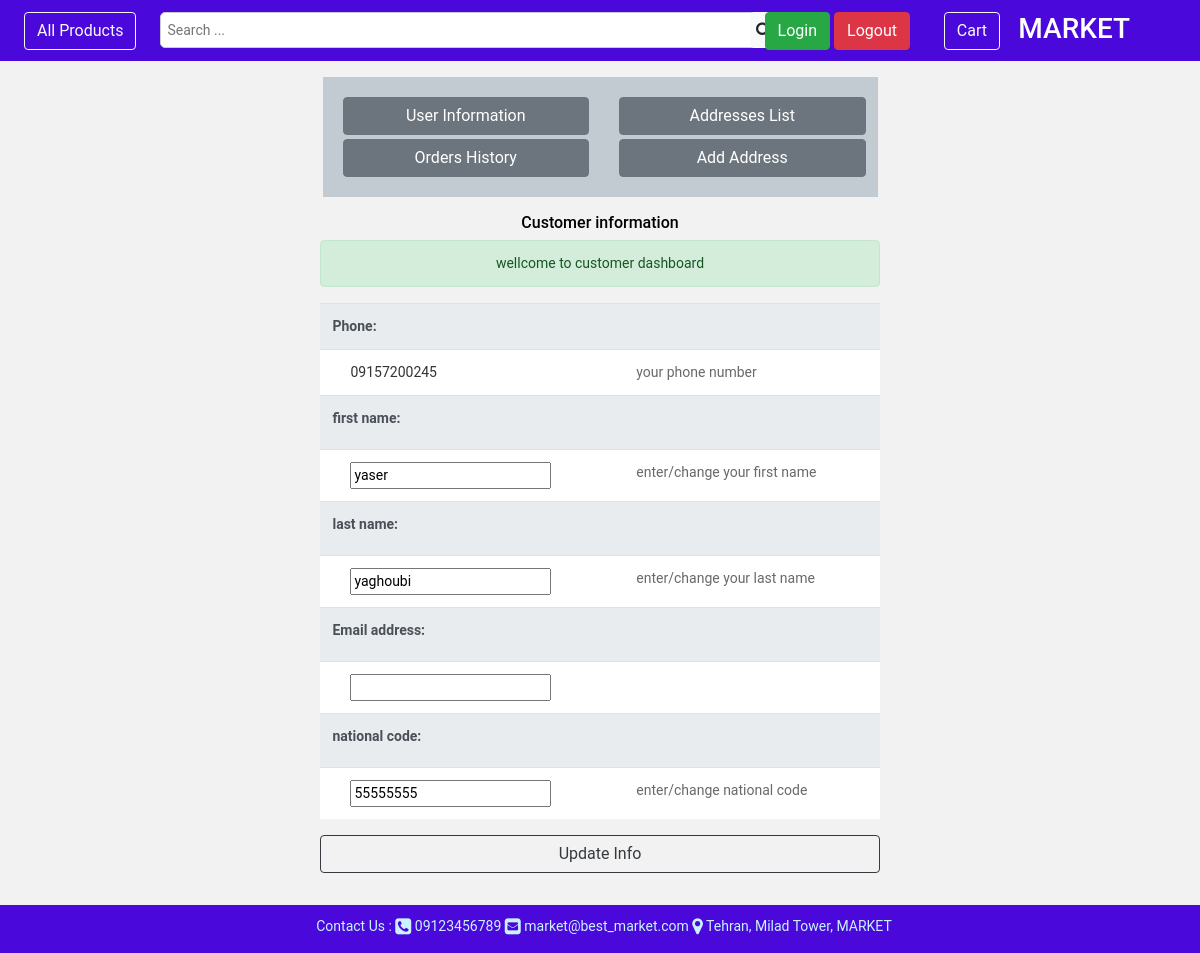
The page /customer/dashboard/ (signed in) on the database as committed earlier.
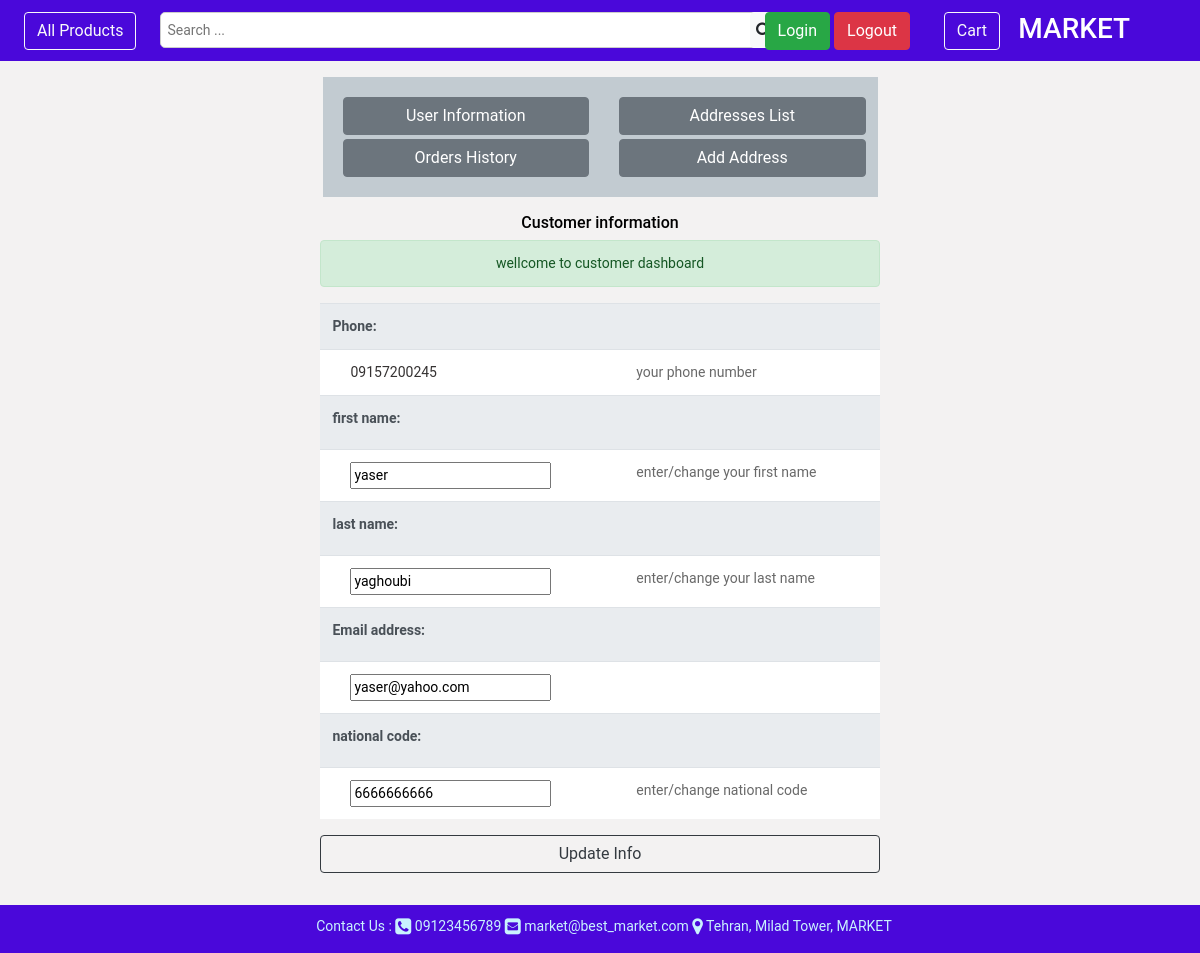
The same page on the database as committed later.
### customer/models.py (models this page shows, shortened)
class Customer(User):
    national_code = models.CharField(verbose_name=_('national code'), help_text=_('enter national code'),
                                     max_length=10, blank=True, null=True)
    gender = models.CharField(verbose_name=_('gender'), help_text=_('specify your gender'), max_length=10,
                              choices=[('M', 'Male'), ('F', 'Female')], blank=True, null=True)
    birthday = models.DateField(verbose_name=_('birthday'), help_text=_('specify birthday date'), null=True, blank=True)
    image = models.FileField(verbose_name=_('customer image'), help_text=_('upload your image'), null=True,
                             blank=True, upload_to='customer/images/')
    class Meta:
        verbose_name = 'customer'

### core/models.py (models this page shows, shortened)
class User(AbstractUser):
    USERNAME_FIELD = 'phone'
    phone = models.CharField(verbose_name=_('phone'), help_text=_('enter phone number'), max_length=11, unique=True,
                             null=False, blank=False)
    deleted = models.BooleanField(default=False)
    create_timestamp = models.DateTimeField(auto_now_add=True)
    modify_timestamp = models.DateTimeField(auto_now=True)
    delete_timestamp = models.DateTimeField(default=None, null=True, blank=True, editable=False)
    objects = MyUserManager()

### customer/views.py (the view, shortened to what this page needs)
# urls.py: path('dashboard/', CustomerDetailView.as_view(), name='customer_dashboard'),
class CustomerDetailView(LoginRequiredMixin, generic.FormView):
    template_name = 'customer/customer_details.html'
    form_class = CustomerForm
    def get(self, request, *args, **kwargs):
        customer = Customer.objects.get(id=request.user.id)
        form = CustomerForm(instance=customer)
        msg = _('wellcome to customer dashboard')
        return render(request, 'customer/customer_dashboard.html',
                      {'customer': customer, 'form': form, 'msg': msg})

### customer/forms.py
class CustomerForm(forms.ModelForm):
    class Meta:
        model = Customer
        fields = ['first_name', 'last_name', 'email', 'national_code']
    first_name = forms.CharField(max_length=25, label=_('first name'), help_text=_('enter/change your first name'),
                                 validators=[customer_input_string_validator])
    last_name = forms.CharField(max_length=25, label=_('last name'), help_text=_('enter/change your last name'),
                                validators=[customer_input_string_validator])
    national_code = forms.CharField(max_length=10, min_length=10, label=_('national code'),
                                    help_text=_('enter/change national code'),
                                    validators=[customer_national_code_validator, customer_input_string_validator,
                                                customer_national_code_length_validator])

### core/models.py (called while the page is built)
    def get_queryset(self):
        return super().get_queryset().filter(deleted=False)

### templates/customer/customer_dashboard.html (shortened to what this page needs)
{% extends "base.html" %}
{% load i18n %}
{% load static %}
{% block content %}
    <div class="container-fluid pt-3" style="min-height: 85vh">
        <div class="row m-auto w-50">
            <div class="col-12 text-center">
                {% include 'customer/customer_panel.html' with customer_panel=customer %}
            </div>
        </div>
        <div id="info" class="row w-75 m-auto p-3 ">
            <div class="col-12 text-center">
                <div class="container-fluid">
                    <h6 class="text-center">{% translate 'Customer information' %}</h6>
                    <div class="container-fluid w-75 pt-0">
                        <form enctype="multipart/form-data" class="form-group" method="post">
                            <table id="customer-detail" class="table text-left table-responsive-md">
                                {% if msg %}
                                    <div class="alert alert-success">
                                        {{ msg|escape }}
                                    </div>
                                {% endif %}
                                <div class="form-group">
                                    <tr style="background-color: #c2cbd1" class="thead-light">
                                        <th>
                                            {% translate 'Phone:' %}
                                        </th>
                                        <th></th>
                                    </tr>
                                    <tr style="background-color: white">
                                        <td style="padding-left: 30px; color: #353232; ">{{ customer.phone }}</td>
                                        <td style="color: dimgrey">{% translate 'your phone number' %}</td>
                                    </tr>
                                </div>
                                <div class="form-group">
                                    {% for field in form %}
                                        <tr style="background-color: #c2cbd1" class="thead-light">
                                            <th>
                                                {{ field.label_tag }}
                                            </th>
                                            <th></th>
                                        </tr>
                                        <tr style="background-color: white">
                                            <td style="padding-left: 30px; color: #353232; ">{{ field }}</td>
                                            <td style="color: dimgrey">{{ field.help_text }}</td>
                                        </tr>
                                    {% endfor %}
                                </div>
                            </table>
                            <input type="submit" name="update" value="Update Info"
                                   class="btn btn-outline-dark btn-block">
                        </form>
                    </div>
                </div>
            </div>
        </div>
    </div>
{% endblock %}

Rows that differ between the two databases and show on the page:
changed Customer: national_code "55555555" → "6666666666"
Other text that changed with them:
new list line: "yaser@yahoo.com"
